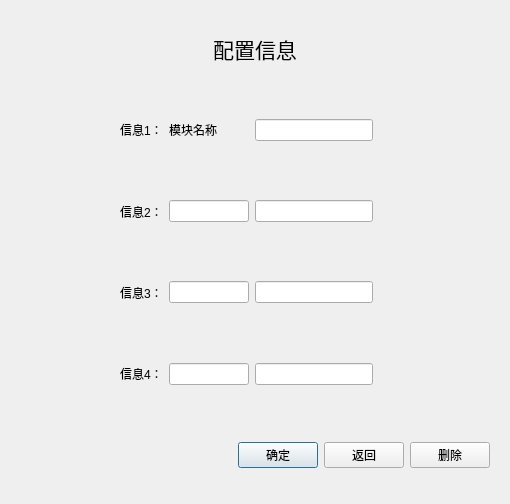
<?xml version="1.0" encoding="UTF-8"?>
<ui version="4.0">
 <class>information</class>
 <widget class="QDialog" name="information">
  <property name="geometry">
   <rect>
    <x>0</x>
    <y>0</y>
    <width>510</width>
    <height>504</height>
   </rect>
  </property>
  <property name="windowTitle">
   <string>Dialog</string>
  </property>
  <layout class="QVBoxLayout" name="verticalLayout_2">
   <item>
    <widget class="QWidget" name="widget" native="true">
     <layout class="QVBoxLayout" name="verticalLayout">
      <item>
       <widget class="QLabel" name="label">
        <property name="font">
         <font>
          <pointsize>16</pointsize>
         </font>
        </property>
        <property name="text">
         <string>配置信息</string>
        </property>
        <property name="alignment">
         <set>Qt::AlignCenter</set>
        </property>
       </widget>
      </item>
     </layout>
    </widget>
   </item>
   <item>
    <widget class="QWidget" name="widget_2" native="true">
     <layout class="QHBoxLayout" name="horizontalLayout">
      <item>
       <spacer name="horizontalSpacer">
        <property name="orientation">
         <enum>Qt::Horizontal</enum>
        </property>
        <property name="sizeType">
         <enum>QSizePolicy::Fixed</enum>
        </property>
        <property name="sizeHint" stdset="0">
         <size>
          <width>100</width>
          <height>20</height>
         </size>
        </property>
       </spacer>
      </item>
      <item>
       <widget class="QLabel" name="label_2">
        <property name="text">
         <string>信息1：</string>
        </property>
       </widget>
      </item>
      <item>
       <widget class="QLabel" name="label_3">
        <property name="sizePolicy">
         <sizepolicy hsizetype="Fixed" vsizetype="Preferred">
          <horstretch>0</horstretch>
          <verstretch>0</verstretch>
         </sizepolicy>
        </property>
        <property name="minimumSize">
         <size>
          <width>80</width>
          <height>0</height>
         </size>
        </property>
        <property name="maximumSize">
         <size>
          <width>60</width>
          <height>16777215</height>
         </size>
        </property>
        <property name="text">
         <string>模块名称</string>
        </property>
       </widget>
      </item>
      <item>
       <widget class="QLineEdit" name="m_inf_1_1"/>
      </item>
      <item>
       <spacer name="horizontalSpacer_2">
        <property name="orientation">
         <enum>Qt::Horizontal</enum>
        </property>
        <property name="sizeHint" stdset="0">
         <size>
          <width>40</width>
          <height>20</height>
         </size>
        </property>
       </spacer>
      </item>
     </layout>
    </widget>
   </item>
   <item>
    <widget class="QWidget" name="widget_3" native="true">
     <layout class="QHBoxLayout" name="horizontalLayout_2">
      <item>
       <spacer name="horizontalSpacer_3">
        <property name="orientation">
         <enum>Qt::Horizontal</enum>
        </property>
        <property name="sizeType">
         <enum>QSizePolicy::Fixed</enum>
        </property>
        <property name="sizeHint" stdset="0">
         <size>
          <width>100</width>
          <height>20</height>
         </size>
        </property>
       </spacer>
      </item>
      <item>
       <widget class="QLabel" name="label_4">
        <property name="text">
         <string>信息2：</string>
        </property>
       </widget>
      </item>
      <item>
       <widget class="QLineEdit" name="m_inf_2_1">
        <property name="minimumSize">
         <size>
          <width>80</width>
          <height>0</height>
         </size>
        </property>
        <property name="maximumSize">
         <size>
          <width>80</width>
          <height>16777215</height>
         </size>
        </property>
       </widget>
      </item>
      <item>
       <widget class="QLineEdit" name="m_inf_2_2"/>
      </item>
      <item>
       <spacer name="horizontalSpacer_4">
        <property name="orientation">
         <enum>Qt::Horizontal</enum>
        </property>
        <property name="sizeHint" stdset="0">
         <size>
          <width>40</width>
          <height>20</height>
         </size>
        </property>
       </spacer>
      </item>
     </layout>
    </widget>
   </item>
   <item>
    <widget class="QWidget" name="widget3" native="true">
     <layout class="QHBoxLayout" name="horizontalLayout_3">
      <item>
       <spacer name="horizontalSpacer_5">
        <property name="orientation">
         <enum>Qt::Horizontal</enum>
        </property>
        <property name="sizeType">
         <enum>QSizePolicy::Fixed</enum>
        </property>
        <property name="sizeHint" stdset="0">
         <size>
          <width>100</width>
          <height>20</height>
         </size>
        </property>
       </spacer>
      </item>
      <item>
       <widget class="QLabel" name="label_5">
        <property name="text">
         <string>信息3：</string>
        </property>
       </widget>
      </item>
      <item>
       <widget class="QLineEdit" name="m_inf_3_1">
        <property name="minimumSize">
         <size>
          <width>80</width>
          <height>0</height>
         </size>
        </property>
        <property name="maximumSize">
         <size>
          <width>80</width>
          <height>16777215</height>
         </size>
        </property>
       </widget>
      </item>
      <item>
       <widget class="QLineEdit" name="m_inf_3_2"/>
      </item>
      <item>
       <spacer name="horizontalSpacer_6">
        <property name="orientation">
         <enum>Qt::Horizontal</enum>
        </property>
        <property name="sizeHint" stdset="0">
         <size>
          <width>40</width>
          <height>20</height>
         </size>
        </property>
       </spacer>
      </item>
     </layout>
    </widget>
   </item>
   <item>
    <widget class="QWidget" name="widget_5" native="true">
     <layout class="QHBoxLayout" name="horizontalLayout_4">
      <item>
       <spacer name="horizontalSpacer_7">
        <property name="orientation">
         <enum>Qt::Horizontal</enum>
        </property>
        <property name="sizeType">
         <enum>QSizePolicy::Fixed</enum>
        </property>
        <property name="sizeHint" stdset="0">
         <size>
          <width>100</width>
          <height>20</height>
         </size>
        </property>
       </spacer>
      </item>
      <item>
       <widget class="QLabel" name="label_6">
        <property name="text">
         <string>信息4：</string>
        </property>
       </widget>
      </item>
      <item>
       <widget class="QLineEdit" name="m_inf_4_1">
        <property name="minimumSize">
         <size>
          <width>80</width>
          <height>0</height>
         </size>
        </property>
        <property name="maximumSize">
         <size>
          <width>80</width>
          <height>16777215</height>
         </size>
        </property>
       </widget>
      </item>
      <item>
       <widget class="QLineEdit" name="m_inf_4_2"/>
      </item>
      <item>
       <spacer name="horizontalSpacer_8">
        <property name="orientation">
         <enum>Qt::Horizontal</enum>
        </property>
        <property name="sizeHint" stdset="0">
         <size>
          <width>40</width>
          <height>20</height>
         </size>
        </property>
       </spacer>
      </item>
     </layout>
    </widget>
   </item>
   <item>
    <widget class="QWidget" name="widget_4" native="true">
     <layout class="QHBoxLayout" name="horizontalLayout_5">
      <item>
       <spacer name="horizontalSpacer_9">
        <property name="orientation">
         <enum>Qt::Horizontal</enum>
        </property>
        <property name="sizeHint" stdset="0">
         <size>
          <width>40</width>
          <height>20</height>
         </size>
        </property>
       </spacer>
      </item>
      <item>
       <widget class="QPushButton" name="m_btn_sure">
        <property name="text">
         <string>确定</string>
        </property>
       </widget>
      </item>
      <item>
       <widget class="QPushButton" name="m_btn_return">
        <property name="text">
         <string>返回</string>
        </property>
       </widget>
      </item>
      <item>
       <widget class="QPushButton" name="m_btn_deletemodule">
        <property name="text">
         <string>删除</string>
        </property>
       </widget>
      </item>
     </layout>
    </widget>
   </item>
  </layout>
 </widget>
 <resources/>
 <connections/>
</ui>
